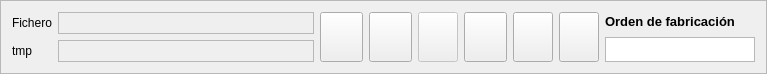
      <widget class="QFrame" name="frame_2">
       <property name="sizePolicy">
        <sizepolicy hsizetype="Preferred" vsizetype="Fixed">
         <horstretch>0</horstretch>
         <verstretch>0</verstretch>
        </sizepolicy>
       </property>
       <property name="minimumSize">
        <size>
         <width>0</width>
         <height>0</height>
        </size>
       </property>
       <property name="maximumSize">
        <size>
         <width>16777215</width>
         <height>74</height>
        </size>
       </property>
       <property name="frameShape">
        <enum>QFrame::StyledPanel</enum>
       </property>
       <property name="frameShadow">
        <enum>QFrame::Plain</enum>
       </property>
       <layout class="QGridLayout" name="gridLayout_7">
        <item row="0" column="0">
         <layout class="QVBoxLayout" name="verticalLayout_3">
          <item>
           <layout class="QHBoxLayout" name="horizontalLayout_2">
            <item>
             <widget class="QLabel" name="label_36">
              <property name="minimumSize">
               <size>
                <width>40</width>
                <height>0</height>
               </size>
              </property>
              <property name="maximumSize">
               <size>
                <width>40</width>
                <height>16777215</height>
               </size>
              </property>
              <property name="text">
               <string>Fichero</string>
              </property>
             </widget>
            </item>
            <item>
             <widget class="QTextEdit" name="m_NombreFicheroIni">
              <property name="enabled">
               <bool>false</bool>
              </property>
              <property name="sizePolicy">
               <sizepolicy hsizetype="Expanding" vsizetype="Preferred">
                <horstretch>5</horstretch>
                <verstretch>0</verstretch>
               </sizepolicy>
              </property>
              <property name="minimumSize">
               <size>
                <width>0</width>
                <height>15</height>
               </size>
              </property>
              <property name="maximumSize">
               <size>
                <width>1000000</width>
                <height>25</height>
               </size>
              </property>
              <property name="font">
               <font>
                <pointsize>8</pointsize>
               </font>
              </property>
              <property name="verticalScrollBarPolicy">
               <enum>Qt::ScrollBarAlwaysOff</enum>
              </property>
              <property name="horizontalScrollBarPolicy">
               <enum>Qt::ScrollBarAlwaysOff</enum>
              </property>
              <property name="tabChangesFocus">
               <bool>true</bool>
              </property>
              <property name="readOnly">
               <bool>true</bool>
              </property>
             </widget>
            </item>
           </layout>
          </item>
          <item>
           <layout class="QHBoxLayout" name="horizontalLayout_4">
            <item>
             <widget class="QLabel" name="label_37">
              <property name="minimumSize">
               <size>
                <width>40</width>
                <height>0</height>
               </size>
              </property>
              <property name="maximumSize">
               <size>
                <width>40</width>
                <height>16777215</height>
               </size>
              </property>
              <property name="text">
               <string>tmp </string>
              </property>
             </widget>
            </item>
            <item>
             <widget class="QTextEdit" name="m_NombreFicheroIniTmp">
              <property name="enabled">
               <bool>false</bool>
              </property>
              <property name="sizePolicy">
               <sizepolicy hsizetype="Expanding" vsizetype="Preferred">
                <horstretch>5</horstretch>
                <verstretch>0</verstretch>
               </sizepolicy>
              </property>
              <property name="minimumSize">
               <size>
                <width>0</width>
                <height>15</height>
               </size>
              </property>
              <property name="maximumSize">
               <size>
                <width>1000000</width>
                <height>25</height>
               </size>
              </property>
              <property name="font">
               <font>
                <pointsize>8</pointsize>
               </font>
              </property>
              <property name="verticalScrollBarPolicy">
               <enum>Qt::ScrollBarAlwaysOff</enum>
              </property>
              <property name="horizontalScrollBarPolicy">
               <enum>Qt::ScrollBarAlwaysOff</enum>
              </property>
              <property name="tabChangesFocus">
               <bool>true</bool>
              </property>
              <property name="readOnly">
               <bool>true</bool>
              </property>
             </widget>
            </item>
           </layout>
          </item>
         </layout>
        </item>
        <item row="0" column="1">
         <layout class="QHBoxLayout" name="horizontalLayout">
          <item>
           <widget class="QPushButton" name="m_NuevoFicheroIni">
            <property name="sizePolicy">
             <sizepolicy hsizetype="Minimum" vsizetype="Expanding">
              <horstretch>1</horstretch>
              <verstretch>0</verstretch>
             </sizepolicy>
            </property>
            <property name="maximumSize">
             <size>
              <width>16777215</width>
              <height>50</height>
             </size>
            </property>
            <property name="font">
             <font>
              <pointsize>10</pointsize>
              <weight>75</weight>
              <bold>true</bold>
             </font>
            </property>
            <property name="toolTip">
             <string>Genera nueva composición</string>
            </property>
            <property name="text">
             <string/>
            </property>
            <property name="icon">
             <iconset resource="../../In2Apps/In2SinglePass/SinglePass/shared.qrc">
              <normaloff>:/res/images/documents.png</normaloff>:/res/images/documents.png</iconset>
            </property>
            <property name="iconSize">
             <size>
              <width>32</width>
              <height>32</height>
             </size>
            </property>
           </widget>
          </item>
          <item>
           <widget class="QPushButton" name="m_CargarFicheroIni">
            <property name="sizePolicy">
             <sizepolicy hsizetype="Minimum" vsizetype="Expanding">
              <horstretch>1</horstretch>
              <verstretch>0</verstretch>
             </sizepolicy>
            </property>
            <property name="maximumSize">
             <size>
              <width>16777215</width>
              <height>50</height>
             </size>
            </property>
            <property name="font">
             <font>
              <pointsize>10</pointsize>
              <weight>75</weight>
              <bold>true</bold>
             </font>
            </property>
            <property name="toolTip">
             <string>Abre composición existente</string>
            </property>
            <property name="text">
             <string/>
            </property>
            <property name="icon">
             <iconset resource="../../In2Apps/In2SinglePass/SinglePass/shared.qrc">
              <normaloff>:/res/images/open131.png</normaloff>:/res/images/open131.png</iconset>
            </property>
            <property name="iconSize">
             <size>
              <width>32</width>
              <height>32</height>
             </size>
            </property>
           </widget>
          </item>
          <item>
           <widget class="QPushButton" name="m_GuardarFicheroIniNow">
            <property name="enabled">
             <bool>false</bool>
            </property>
            <property name="sizePolicy">
             <sizepolicy hsizetype="Minimum" vsizetype="Expanding">
              <horstretch>0</horstretch>
              <verstretch>0</verstretch>
             </sizepolicy>
            </property>
            <property name="maximumSize">
             <size>
              <width>16777215</width>
              <height>50</height>
             </size>
            </property>
            <property name="text">
             <string/>
            </property>
            <property name="icon">
             <iconset resource="../../In2Apps/In2SinglePass/SinglePass/shared.qrc">
              <normaloff>:/res/images/floppy13.png</normaloff>:/res/images/floppy13.png</iconset>
            </property>
            <property name="iconSize">
             <size>
              <width>32</width>
              <height>32</height>
             </size>
            </property>
           </widget>
          </item>
          <item>
           <widget class="QPushButton" name="m_GuardarFicheroIni">
            <property name="sizePolicy">
             <sizepolicy hsizetype="Minimum" vsizetype="Expanding">
              <horstretch>1</horstretch>
              <verstretch>0</verstretch>
             </sizepolicy>
            </property>
            <property name="maximumSize">
             <size>
              <width>16777215</width>
              <height>50</height>
             </size>
            </property>
            <property name="font">
             <font>
              <pointsize>10</pointsize>
              <weight>75</weight>
              <bold>true</bold>
             </font>
            </property>
            <property name="toolTip">
             <string>Guarda composición</string>
            </property>
            <property name="text">
             <string/>
            </property>
            <property name="icon">
             <iconset resource="../../In2Apps/In2SinglePass/SinglePass/shared.qrc">
              <normaloff>:/res/images/data25.png</normaloff>:/res/images/data25.png</iconset>
            </property>
            <property name="iconSize">
             <size>
              <width>32</width>
              <height>32</height>
             </size>
            </property>
           </widget>
          </item>
          <item>
           <widget class="QPushButton" name="m_config">
            <property name="enabled">
             <bool>true</bool>
            </property>
            <property name="sizePolicy">
             <sizepolicy hsizetype="Minimum" vsizetype="Expanding">
              <horstretch>0</horstretch>
              <verstretch>0</verstretch>
             </sizepolicy>
            </property>
            <property name="text">
             <string/>
            </property>
            <property name="icon">
             <iconset resource="../../In2Apps/In2SinglePass/SinglePass/shared.qrc">
              <normaloff>:/res/images/settings61.png</normaloff>:/res/images/settings61.png</iconset>
            </property>
            <property name="iconSize">
             <size>
              <width>32</width>
              <height>32</height>
             </size>
            </property>
           </widget>
          </item>
          <item>
           <widget class="QPushButton" name="m_ViewIni">
            <property name="sizePolicy">
             <sizepolicy hsizetype="Minimum" vsizetype="Expanding">
              <horstretch>0</horstretch>
              <verstretch>0</verstretch>
             </sizepolicy>
            </property>
            <property name="maximumSize">
             <size>
              <width>16777215</width>
              <height>50</height>
             </size>
            </property>
            <property name="font">
             <font>
              <weight>75</weight>
              <bold>true</bold>
             </font>
            </property>
            <property name="text">
             <string/>
            </property>
            <property name="icon">
             <iconset resource="../../In2Apps/In2SinglePass/SinglePass/shared.qrc">
              <normaloff>:/res/images/document98.png</normaloff>:/res/images/document98.png</iconset>
            </property>
            <property name="iconSize">
             <size>
              <width>32</width>
              <height>32</height>
             </size>
            </property>
           </widget>
          </item>
          <item>
           <layout class="QVBoxLayout" name="verticalLayout_2">
            <item>
             <widget class="QLabel" name="label_11">
              <property name="sizePolicy">
               <sizepolicy hsizetype="Fixed" vsizetype="Preferred">
                <horstretch>0</horstretch>
                <verstretch>0</verstretch>
               </sizepolicy>
              </property>
              <property name="maximumSize">
               <size>
                <width>150</width>
                <height>16777215</height>
               </size>
              </property>
              <property name="font">
               <font>
                <pointsize>10</pointsize>
                <weight>75</weight>
                <bold>true</bold>
               </font>
              </property>
              <property name="text">
               <string>Orden de fabricación     </string>
              </property>
             </widget>
            </item>
            <item>
             <widget class="In2TextEdit" name="m_OrdenFabricacion">
              <property name="sizePolicy">
               <sizepolicy hsizetype="Fixed" vsizetype="Expanding">
                <horstretch>1</horstretch>
                <verstretch>0</verstretch>
               </sizepolicy>
              </property>
              <property name="maximumSize">
               <size>
                <width>150</width>
                <height>25</height>
               </size>
              </property>
              <property name="font">
               <font>
                <pointsize>10</pointsize>
               </font>
              </property>
              <property name="verticalScrollBarPolicy">
               <enum>Qt::ScrollBarAlwaysOff</enum>
              </property>
              <property name="horizontalScrollBarPolicy">
               <enum>Qt::ScrollBarAlwaysOff</enum>
              </property>
             </widget>
            </item>
           </layout>
          </item>
         </layout>
        </item>
       </layout>
      </widget>
